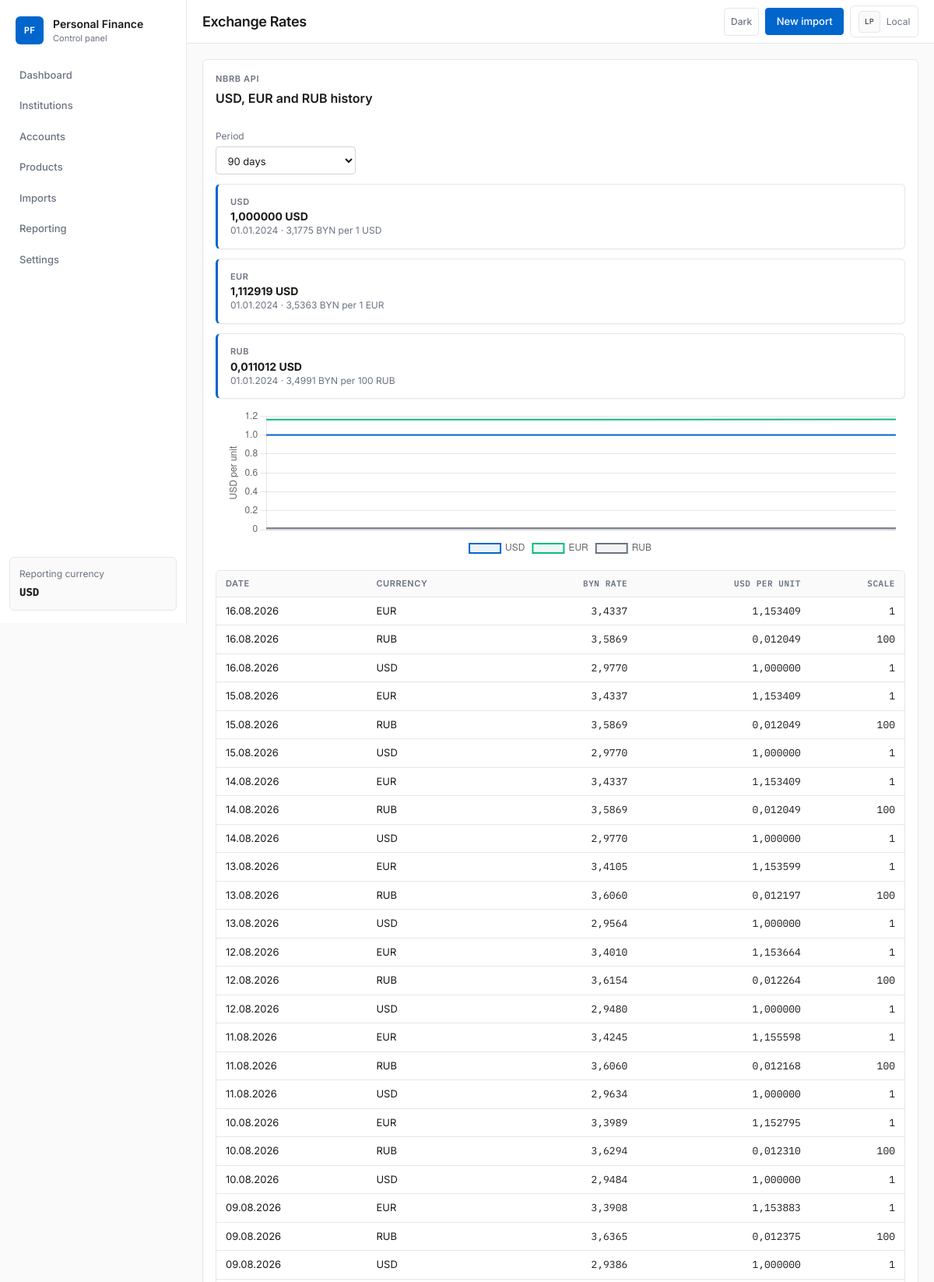
Page /exchange-rates/ (upper part) on the committed database.
### apps/common/models.py (models this page shows, shortened)
class TimeStampedModel(models.Model):
	created_at = models.DateTimeField(auto_now_add=True)
	updated_at = models.DateTimeField(auto_now=True)
	class Meta:
		abstract = True

class ExchangeRateHistory(TimeStampedModel):
	class Source(models.TextChoices):
		NBRB = 'nbrb', 'NBRB API'
	currency = models.ForeignKey(Currency, on_delete=models.CASCADE, related_name='rate_history')
	rate_date = models.DateField()
	rate_byn = models.DecimalField(max_digits=18, decimal_places=6)
	usd_cross_rate = models.DecimalField(max_digits=18, decimal_places=10)
	scale = models.PositiveIntegerField(default=1)
	source = models.CharField(max_length=16, choices=Source.choices, default=Source.NBRB)
	source_currency_id = models.PositiveIntegerField()
	payload = models.JSONField(default=dict, blank=True)
	class Meta:
		ordering = ['-rate_date', 'currency__code']
		constraints = [
			models.UniqueConstraint(fields=['currency', 'rate_date', 'source'], name='unique_exchange_rate_per_day_source'),
		]
		verbose_name = 'Exchange rate history'
		verbose_name_plural = 'Exchange rate history'

class Currency(TimeStampedModel):
	code = models.CharField(max_length=16, unique=True)
	name = models.CharField(max_length=64)
	symbol = models.CharField(max_length=8, blank=True)
	usd_rate = models.DecimalField(max_digits=18, decimal_places=6, default=1)
	is_base = models.BooleanField(default=False)
	metadata = models.JSONField(default=dict, blank=True)
	class Meta:
		ordering = ['code']
		verbose_name = 'Currency'
		verbose_name_plural = 'Currencies'

### apps/dashboard/views.py (the view)
# urls.py: path('exchange-rates/', views.exchange_rate_history, name='exchange_rates'),
def exchange_rate_history(request):
    period = request.GET.get('period', '90d')
    period_map = {
        '30d': 30,
        '90d': 90,
        '365d': 365,
        'all': None,
    }
    days = period_map.get(period, 90)
    rate_history = ExchangeRateHistory.objects.select_related('currency').filter(currency__code__in=['USD', 'EUR', 'RUB'])
    if days is not None:
        start_date = timezone.localdate() - timedelta(days=days)
        rate_history = rate_history.filter(rate_date__gte=start_date)
    rate_history = rate_history.order_by('rate_date', 'currency__code')
    chart_series = {'USD': [], 'EUR': [], 'RUB': []}
    for row in rate_history:
        chart_series[row.currency.code].append({
            'x': format_display_date(row.rate_date),
            'y': float(row.usd_cross_rate),
            'byn': float(row.rate_byn),
        })
    latest_rows = {
        row.currency.code: row
        for row in ExchangeRateHistory.objects.select_related('currency').filter(currency__code__in=['USD', 'EUR', 'RUB']).order_by('currency__code', '-rate_date')
    }
    latest_display_rows = []
    for code in ['USD', 'EUR', 'RUB']:
        if code not in latest_rows:
            continue
        row = latest_rows[code]
        latest_display_rows.append(
            {
                'row': row,
                'display_rate_byn': row.payload.get('Cur_OfficialRate', row.rate_byn) if isinstance(row.payload, dict) else row.rate_byn,
                'display_scale': row.scale,
            }
        )
    context = {
        'period': period,
        'period_options': [('30d', '30 days'), ('90d', '90 days'), ('365d', '365 days'), ('all', 'All')],
        'chart_series': chart_series,
        'rate_rows': rate_history.order_by('-rate_date', 'currency__code')[:180],
        'latest_rows': latest_display_rows,
    }
    template_name = 'dashboard/partials/exchange_rates_content.html' if request.headers.get('HX-Request') == 'true' else 'dashboard/exchange_rates.html'
    return render(request, template_name, context)

### apps/common/dates.py (called while the page is built)
def format_display_date(value: date | datetime | None) -> str:
	if value is None:
		return ''
	if isinstance(value, datetime):
		if timezone.is_aware(value):
			value = timezone.localtime(value)
		return value.strftime(DATE_DISPLAY_FORMAT)
	return value.strftime(DATE_DISPLAY_FORMAT)

### apps/core/context_processors.py (called while the page is built)
def project_settings(request):
    return {
        'project_name': 'Personal Finance',
        'reporting_base_currency': settings.REPORTING_BASE_CURRENCY,
    }

### apps/core/templatetags/pf_extras.py (called while the page is built)
@register.filter
def display_date(value):
	return format_display_date(value)

### templates/dashboard/exchange_rates.html (shortened to what this page needs)
{% extends 'core/base.html' %}
{% block page_title %}Exchange Rates{% endblock %}
{% block content %}
<section class="panel stack-md">
    <div class="panel-header">
        <div>
            <p class="eyebrow">NBRB API</p>
            <h2>USD, EUR and RUB history</h2>
        </div>
    </div>
    <form class="filter-bar" hx-get="{% url 'dashboard:exchange_rates' %}" hx-target="#exchange-rates-content" hx-select="#exchange-rates-content" hx-trigger="change from:#period-filter">
        <label class="filter-field">
            <span>Period</span>
            <select id="period-filter" name="period">
                {% for value, label in period_options %}
                    <option value="{{ value }}" {% if period == value %}selected{% endif %}>{{ label }}</option>
                {% endfor %}
            </select>
        </label>
    </form>
    <div id="exchange-rates-content">
        {% include 'dashboard/partials/exchange_rates_content.html' %}
    </div>
</section>
{% endblock %}
{% block extra_js %}
<script>
function renderExchangeRateChart() {
    const payloadNode = document.getElementById('exchange-rate-chart-data');
    const canvas = document.getElementById('exchange-rate-chart');
    if (!payloadNode || !canvas || typeof Chart === 'undefined') {
        return;
    }
    const payload = JSON.parse(payloadNode.textContent);
    if (window.exchangeRateChart) {
        window.exchangeRateChart.destroy();
    }
    window.exchangeRateChart = new Chart(canvas.getContext('2d'), {
        type: 'line',
        data: {
            datasets: [
                {label: 'USD', data: payload.USD, borderColor: '#0066CC', backgroundColor: 'rgba(0,102,204,0.08)', tension: 0.1, borderWidth: 2, pointRadius: 0},
                {label: 'EUR', data: payload.EUR, borderColor: '#10B981', backgroundColor: 'rgba(16,185,129,0.08)', tension: 0.1, borderWidth: 2, pointRadius: 0},
                {label: 'RUB', data: payload.RUB, borderColor: '#6B7280', backgroundColor: 'rgba(107,114,128,0.08)', tension: 0.1, borderWidth: 2, pointRadius: 0},
            ],
        },
        options: {
            parsing: false,
            responsive: true,
            maintainAspectRatio: false,
            scales: {
                x: {type: 'category', ticks: {maxTicksLimit: 12}},
                y: {title: {display: true, text: 'USD per unit'}}
            },
            plugins: {
                legend: {position: 'bottom'}
            }
        }
    });
}
document.addEventListener('DOMContentLoaded', renderExchangeRateChart);
document.body.addEventListener('htmx:afterSwap', function(event) {
    if (event.target && event.target.id === 'exchange-rates-content') {
        renderExchangeRateChart();
    }
});
</script>
{% endblock %}

### templates/core/base.html (shortened to what this page needs)
{% load static %}
<!DOCTYPE html>
<html lang="ru" data-theme="light">
<head>
    <link rel="stylesheet" href="{% static 'css/app.css' %}">
</head>
<body>
    <div class="app-shell">
        <aside class="sidebar">
            <a class="brand" href="{% url 'dashboard:home' %}">
                <span class="brand-mark">PF</span>
                <span>
                    <strong>Personal Finance</strong>
                    <small>Control panel</small>
                </span>
            </a>
            <nav class="nav" aria-label="Main">
                <a class="nav-link{% if request.path == '/' %} is-active{% endif %}" href="{% url 'dashboard:home' %}">Dashboard</a>
                <a class="nav-link{% if request.path|slice:':14' == '/institutions/' %} is-active{% endif %}" href="{% url 'institutions:list' %}">Institutions</a>
                <a class="nav-link{% if request.path|slice:':10' == '/accounts/' %} is-active{% endif %}" href="{% url 'accounts:list' %}">Accounts</a>
                <a class="nav-link{% if request.path|slice:':10' == '/products/' %} is-active{% endif %}" href="{% url 'products:list' %}">Products</a>
                <a class="nav-link{% if request.path|slice:':8' == '/imports/' %} is-active{% endif %}" href="{% url 'imports:upload' %}">Imports</a>
                <a class="nav-link{% if request.path|slice:':17' == '/portfolio-report' %} is-active{% endif %}" href="{% url 'dashboard:portfolio_report' %}">Reporting</a>
                <a class="nav-link{% if request.path|slice:':10' == '/settings/' %} is-active{% endif %}" href="{% url 'core:settings' %}">Settings</a>
            </nav>
            <div class="sidebar-note">
                <span>Reporting currency</span>
                <strong class="font-mono">{{ reporting_base_currency }}</strong>
            </div>
        </aside>
        <div class="main-column">
            <header class="topbar">
                <div class="topbar-title">
                    <h1>{% block page_title %}{{ project_name }}{% endblock %}</h1>
                </div>
                <div class="topbar-actions">
                    <button type="button" class="icon-button" data-theme-toggle aria-pressed="false" aria-label="Switch theme">
                        <span data-theme-label>Dark</span>
                    </button>
                    <a class="button" href="{% url 'imports:upload' %}">New import</a>
                    <div class="topbar-profile" title="Local session">
                        <span class="profile-avatar">LP</span>
                        <span>Local</span>
                    </div>
                </div>
            </header>
            <main class="main-content">
                {% block content %}{% endblock %}
            </main>
        </div>
    </div>
    {% block extra_js %}{% endblock %}
</body>
</html>

### templates/dashboard/partials/exchange_rates_content.html (shortened to what this page needs)
<section class="metric-grid compact-grid">
    {% for item in latest_rows %}
        <article class="metric-card accent-blue">
            <span>{{ item.row.currency.code }}</span>
            <strong>{{ item.row.usd_cross_rate|floatformat:6 }} USD</strong>
            <small>{{ item.row.rate_date|display_date }} · {{ item.display_rate_byn|floatformat:4 }} BYN per {{ item.display_scale }} {{ item.row.currency.code }}</small>
        </article>
    {% endfor %}
</section>
<div class="chart-card">
    <canvas id="exchange-rate-chart"></canvas>
</div>
<div class="table-wrap">
    <table>
        <thead>
            <tr>
                <th>Date</th>
                <th>Currency</th>
                    <th class="text-right">BYN rate</th>
                <th class="text-right">USD per unit</th>
                <th class="text-right">Scale</th>
            </tr>
        </thead>
        <tbody>
            {% for row in rate_rows %}
                <tr>
                    <td>{{ row.rate_date|display_date }}</td>
                    <td>{{ row.currency.code }}</td>
                    <td class="text-right">{{ row.payload.Cur_OfficialRate|default:row.rate_byn|floatformat:4 }}</td>
                    <td class="text-right">{{ row.usd_cross_rate|floatformat:6 }}</td>
                    <td class="text-right">{{ row.scale }}</td>
                </tr>
            {% empty %}
                <tr>
                    <td colspan="5" class="empty-state">No exchange rate history found.</td>
                </tr>
            {% endfor %}
        </tbody>
    </table>
</div>

### rows in the picture
ExchangeRateHistory: row.currency.code "USD", row.usd_cross_rate "1,000000", row.rate_date|display_date "01.01.2024", display_rate_byn "3,1775", display_scale "1"
ExchangeRateHistory: row.currency.code "EUR", row.usd_cross_rate "1,112919", row.rate_date|display_date "01.01.2024", display_rate_byn "3,5363", display_scale "1"
ExchangeRateHistory: row.currency.code "RUB", row.usd_cross_rate "0,011012", row.rate_date|display_date "01.01.2024", display_rate_byn "3,4991", display_scale "100"
ExchangeRateHistory: rate_date|display_date "16.08.2026", currency.code "EUR", payload.Cur_OfficialRate "3,4337", usd_cross_rate "1,153409", scale "1"
ExchangeRateHistory: rate_date|display_date "16.08.2026", currency.code "RUB", payload.Cur_OfficialRate "3,5869", usd_cross_rate "0,012049", scale "100"
ExchangeRateHistory: rate_date|display_date "16.08.2026", currency.code "USD", payload.Cur_OfficialRate "2,9770", usd_cross_rate "1,000000", scale "1"
ExchangeRateHistory: rate_date|display_date "15.08.2026", currency.code "EUR", payload.Cur_OfficialRate "3,4337", usd_cross_rate "1,153409", scale "1"
ExchangeRateHistory: rate_date|display_date "15.08.2026", currency.code "RUB", payload.Cur_OfficialRate "3,5869", usd_cross_rate "0,012049", scale "100"
ExchangeRateHistory: rate_date|display_date "15.08.2026", currency.code "USD", payload.Cur_OfficialRate "2,9770", usd_cross_rate "1,000000", scale "1"
ExchangeRateHistory: rate_date|display_date "14.08.2026", currency.code "EUR", payload.Cur_OfficialRate "3,4337", usd_cross_rate "1,153409", scale "1"
ExchangeRateHistory: rate_date|display_date "14.08.2026", currency.code "RUB", payload.Cur_OfficialRate "3,5869", usd_cross_rate "0,012049", scale "100"
ExchangeRateHistory: rate_date|display_date "14.08.2026", currency.code "USD", payload.Cur_OfficialRate "2,9770", usd_cross_rate "1,000000", scale "1"
ExchangeRateHistory: rate_date|display_date "13.08.2026", currency.code "EUR", payload.Cur_OfficialRate "3,4105", usd_cross_rate "1,153599", scale "1"
ExchangeRateHistory: rate_date|display_date "13.08.2026", currency.code "RUB", payload.Cur_OfficialRate "3,6060", usd_cross_rate "0,012197", scale "100"
ExchangeRateHistory: rate_date|display_date "13.08.2026", currency.code "USD", payload.Cur_OfficialRate "2,9564", usd_cross_rate "1,000000", scale "1"
ExchangeRateHistory: rate_date|display_date "12.08.2026", currency.code "EUR", payload.Cur_OfficialRate "3,4010", usd_cross_rate "1,153664", scale "1"
ExchangeRateHistory: rate_date|display_date "12.08.2026", currency.code "RUB", payload.Cur_OfficialRate "3,6154", usd_cross_rate "0,012264", scale "100"
ExchangeRateHistory: rate_date|display_date "12.08.2026", currency.code "USD", payload.Cur_OfficialRate "2,9480", usd_cross_rate "1,000000", scale "1"
ExchangeRateHistory: rate_date|display_date "11.08.2026", currency.code "EUR", payload.Cur_OfficialRate "3,4245", usd_cross_rate "1,155598", scale "1"
ExchangeRateHistory: rate_date|display_date "11.08.2026", currency.code "RUB", payload.Cur_OfficialRate "3,6060", usd_cross_rate "0,012168", scale "100"
ExchangeRateHistory: rate_date|display_date "11.08.2026", currency.code "USD", payload.Cur_OfficialRate "2,9634", usd_cross_rate "1,000000", scale "1"
ExchangeRateHistory: rate_date|display_date "10.08.2026", currency.code "EUR", payload.Cur_OfficialRate "3,3989", usd_cross_rate "1,152795", scale "1"
ExchangeRateHistory: rate_date|display_date "10.08.2026", currency.code "RUB", payload.Cur_OfficialRate "3,6294", usd_cross_rate "0,012310", scale "100"
ExchangeRateHistory: rate_date|display_date "10.08.2026", currency.code "USD", payload.Cur_OfficialRate "2,9484", usd_cross_rate "1,000000", scale "1"
ExchangeRateHistory: rate_date|display_date "09.08.2026", currency.code "EUR", payload.Cur_OfficialRate "3,3908", usd_cross_rate "1,153883", scale "1"
ExchangeRateHistory: rate_date|display_date "09.08.2026", currency.code "RUB", payload.Cur_OfficialRate "3,6365", usd_cross_rate "0,012375", scale "100"
ExchangeRateHistory: rate_date|display_date "09.08.2026", currency.code "USD", payload.Cur_OfficialRate "2,9386", usd_cross_rate "1,000000", scale "1"

### other values in the picture
{{ reporting_base_currency }} "USD"
form field period "90 days"
